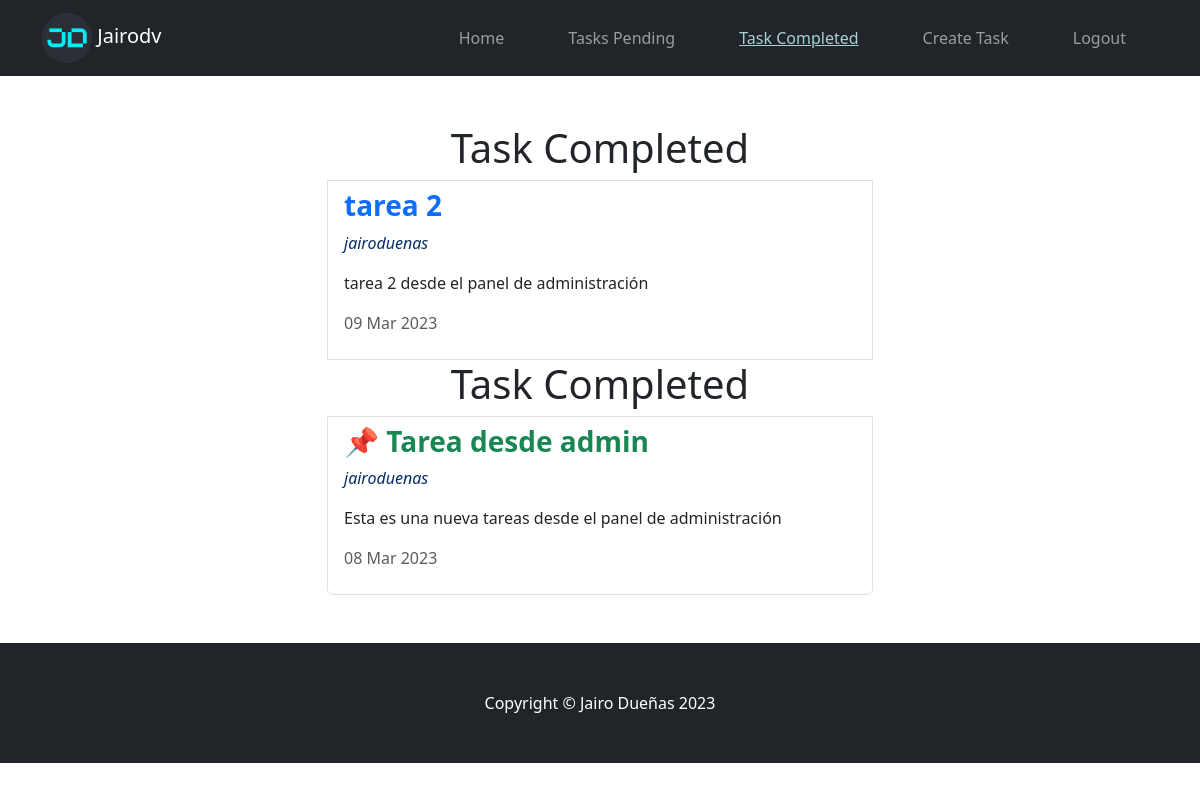
Before: /tasks_completed/ (signed in) with the older database file.
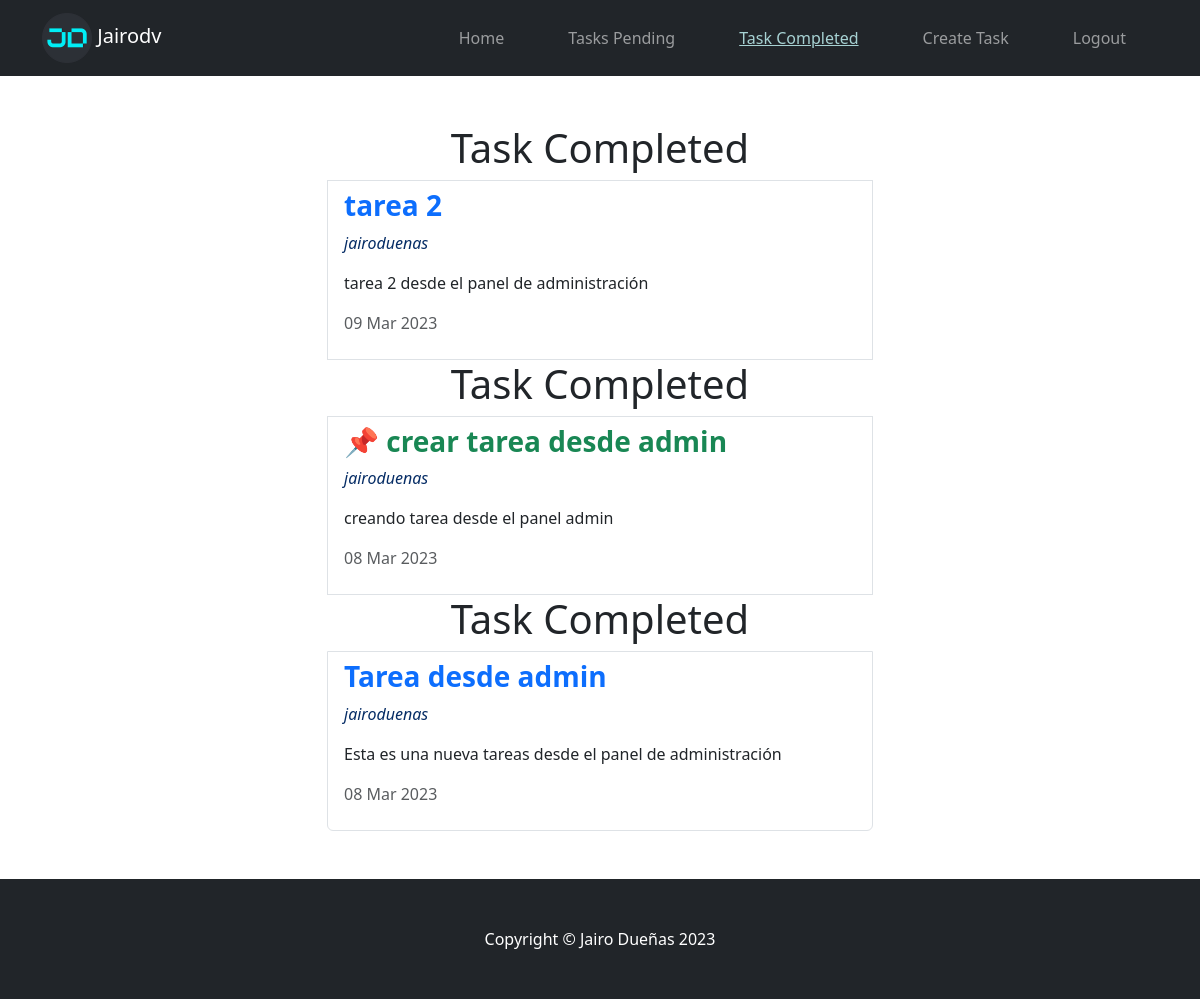
After: the same page with the newer database file.
### tasks/models.py (models this page shows, shortened)
class Task(models.Model):
  title = models.CharField(max_length=200)
  description = models.TextField(blank=True)
  created = models.DateTimeField(auto_now_add=True)
  datecompleted = models.DateTimeField(null=True, blank=True)
  important = models.BooleanField(default=False)
  user = models.ForeignKey(User, on_delete=models.CASCADE)
  class Meta:
    verbose_name='task'
    verbose_name_plural='tasks'

### tasks/views.py (the view)
# urls.py: path('tasks_completed/', views.tasks_completed, name='tasks_completed'),
@login_required
def tasks_completed(request):
  tasks = Task.objects.filter(user=request.user, datecompleted__isnull=False).order_by('-datecompleted')
  return render(request, 'tasks/tasks.html', {'tasks':tasks})

### tasks/templates/tasks/tasks.html (shortened to what this page needs)
{% extends 'base.html' %}
{% load static %}
{% block content %}
<main class="container">
  <div class="row">
    <div class="col-md-6 offset-md-3 py-5">
      {% for task in tasks %}
      <ul class="list-group">
        {% if task.datecompleted %}
        <h3 class="text-center display-6">Task Completed</h3>
        {% else %}
        <h3 class="text-center display-6">Task Pending</h3>
        {% endif %}
        <li class="list-group-item">
          <header class="d-flex justify-content-between">
            <a class="text-decoration-none" href="{% url 'task_detail' task.id %}">
              {% if task.important %}
              <h3 class="fw-bold text-success">📌 {{task.title}}</h3>
              {% else %}
              <h3 class="fw-bold">{{task.title}}</h3>
              {% endif %}
              <p class=" text-primary-emphasis fst-italic">{{task.user.username}}</p>
              <p class="text-body">{{task.description}}</p>
              <p class="text-body-secondary">{{task.datecompleted|date:"d M Y"}} </p>
            </a>
          </header>
        </li>
        {% endfor %}
      </ul>
    </div>
  </div>
</main>
{% endblock content %}

Changed rows visible on the page:
added Task: shows "Task Completed", title "crear tarea desde admin", user.username "jairoduenas", description "creando tarea desde el panel admin", datecompleted "08 Mar 2023"
changed Task "Tarea desde admin": important True → False (drawn)
